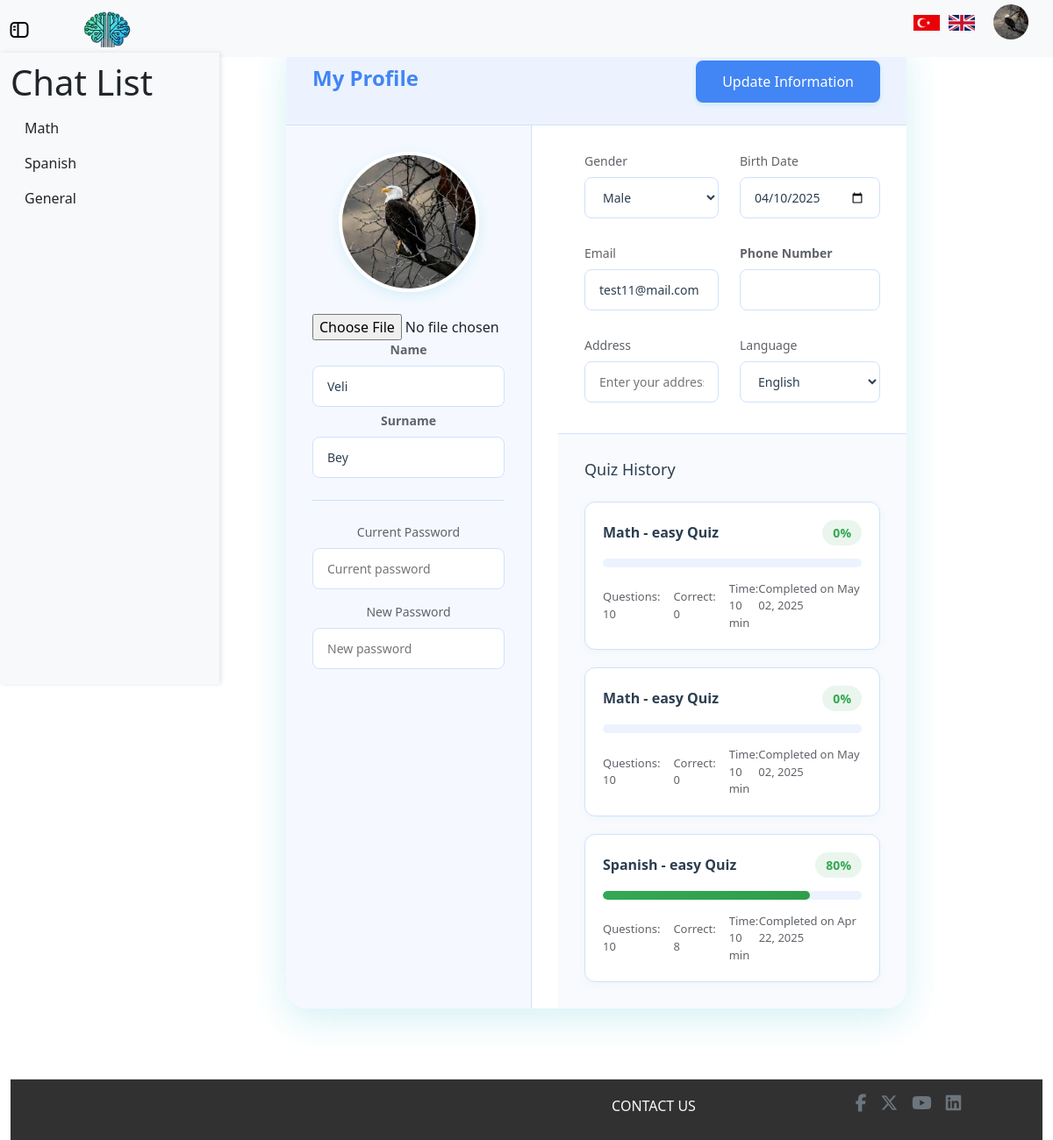
The app's page /profile (signed in) with its own data.
### models/information.py (models this page shows)
class Information(db.Model):
    id = db.Column(db.Integer, primary_key=True, autoincrement=True)
    user_id = db.Column(db.Integer, db.ForeignKey('user.id'), nullable=False)
    name = db.Column(db.String(50))
    surname = db.Column(db.String(50))
    telephone_number = db.Column(db.String(15))
    birth_date = db.Column(db.Date)
    gender = db.Column(db.String(10))
    address = db.Column(db.String(255))
    language = db.Column(db.String(20))
    profile_image = db.Column(db.String(200), nullable=True)

### models/chat_history.py (models this page shows)
class ChatHistory(db.Model):
    id = db.Column(db.Integer, primary_key=True)
    user_id = db.Column(db.Integer, db.ForeignKey('user.id'), nullable=False)
    topic = db.Column(db.String(100), nullable=False)
    chats = db.Column(MutableList.as_mutable(db.JSON), nullable=True)
    difficulty = db.Column(db.String(100), nullable=False, default="easy")
    timestamp = db.Column(db.DateTime, nullable=False, default=db.func.current_timestamp())
    realchat_count = db.Column(db.Integer, nullable=False, default=0)
    extrachat = db.Column(db.Integer, nullable=False, default=0)
    is_sumbitted = db.Column(db.Boolean, nullable=False, default=False)
    is_quizstarted = db.Column(db.Boolean, nullable=False, default=False)

### models/user.py (models this page shows)
class User(UserMixin, db.Model):
    id = db.Column(db.Integer, primary_key=True, autoincrement=True)
    email = db.Column(db.String(120), unique=True, nullable=False)
    password = db.Column(db.Text, nullable=False)
    information = db.relationship('Information', backref='user', lazy=True)
    chats = db.relationship('ChatHistory', backref='user', lazy=True)
    currentChatID = db.Column(db.Integer, nullable=True)

### models/quiz_result.py (models this page shows)
class QuizResult(db.Model):
    id = db.Column(db.Integer, primary_key=True)
    quiz_id = db.Column(db.Integer, db.ForeignKey('quiz.id'), nullable=False)
    score = db.Column(db.Integer, nullable=False)
    point = db.Column(db.Integer)
    passed = db.Column(db.Boolean)
    userAnswers = db.Column(MutableList.as_mutable(db.JSON))
    correctAnswers = db.Column(MutableList.as_mutable(db.JSON))
    timestamp = db.Column(db.DateTime, default=datetime.utcnow)

### models/quiz.py (models this page shows)
class Quiz(db.Model):
    id = db.Column(db.Integer, primary_key=True, autoincrement=True)
    user_id = db.Column(db.Integer, db.ForeignKey('user.id'), nullable=False)
    chat_id = db.Column(db.Integer, db.ForeignKey('chat_history.id'), nullable=False)
    difficulty = db.Column(db.String(100), nullable=False, default="easy")
    timestamp = db.Column(db.DateTime, nullable=False, default=db.func.current_timestamp())
    questions = db.relationship('QuizQuestion', backref='quiz', lazy=True, cascade="all, delete-orphan")

### routes/profile_routes.py (the view)
@profile_bp.route("/profile")
@login_required
def profile_page():
    user_chats = ChatHistory.query.filter_by(user_id=current_user.id).all()
    current_user.currentChatID = None
    db.session.commit()
    user_information = Information.query.filter_by(user_id=current_user.id).first()
    quizzes = (
        db.session.query(Quiz, QuizResult)
        .join(QuizResult, Quiz.id == QuizResult.quiz_id)
        .filter(Quiz.user_id == current_user.id)
        .order_by(QuizResult.timestamp.desc())
        .all()
    )
    result_list = []
    for quiz, result in quizzes:
        current_chat = ChatHistory.query.filter_by(id=quiz.chat_id).first()
        topic = current_chat.topic if current_chat else "Unknown Topic"
        difficulty = getattr(quiz, 'difficulty', 'Normal')
        result_list.append({
            "difficulty": difficulty,
            "title": f"{topic} - {difficulty} Quiz",
            "score": result.score,
            "correct": result.point,
            "total": 10,
            "time": 10,
            "date": result.timestamp.strftime("%b %d, %Y")
        })
    return render_template("profile.html", info=user_information, user_chats=user_chats, quiz_results=result_list)

### templates/profile.html (shortened to what this page needs)
{% extends "layouts/profile_layout.html" %} {% block title %} Profile Page {% endblock title %}
{% block content %}
    <div class="container">
        <form method="POST" action="{{ url_for('profile_routes.update_information') }}" enctype="multipart/form-data">
            <div class="header">
                <h1>{{ _('My Profile') }}</h1>
                <button type="submit" class="save-btn" id="saveProfile">{{ _('Update Information') }}</button>
            </div>
            <div class="profile-section">
                <div class="profile-image">
                    <img src="{{ url_for('static', filename=info.profile_image or 'images/user.png') }}" alt="Profile Picture">
                    <input type="file" name="profile_image"/>
                    <div class="form-group">
                        <label for="name" class="form-label"><strong>{{ _('Name') }}</strong></label>
                        <input type="text" class="form-control" id="name" name="name" value="{{ info.name if info else '' }}" />
                    </div>
                    <div class="form-group">
                        <label for="surname" class="form-label"><strong>{{ _('Surname') }}</strong></label>
                        <input type="text" class="form-control" id="surname" name="surname" value="{{ info.surname if info else '' }}" />
                    </div>
                    <div class="form-group password-group">
                        <label>{{ _('Current Password') }}</label>
                        <input type="password" placeholder="Current password" readonly>
                        <label>{{ _('New Password') }}</label>
                        <input type="password" placeholder="New password" disabled>
                    </div>
                </div>
                <div class="form-content">
                    <div class="form-grid">
                        <div class="form-group">
                            <label>{{ _('Gender') }}</label>
                            <select name="gender">
                                <option value="Male" {% if info and info.gender == 'Male' %}selected{% endif %}>Male</option>
                            </select>
                        </div>
                        <div class="form-group">
                            <label for="birth_date">{{ _('Birth Date') }}</label>
                            <input type="date" name="birth_date" value="{{ info.birth_date if info else '' }}">
                        </div>
                        <div class="form-group">
                            <label>{{ _('Email') }}</label>
                            <input type="email" value="{{ current_user.email }}" readonly>
                        </div>
                        <div class="form-group">
                            <label for="telephone_number" class="form-label"><strong>{{ _('Phone Number') }}</strong></label>
                            <input type="text" class="form-control" id="telephone_number" name="telephone_number" value="{{ info.telephone_number if info else '' }}" />
                        </div>
                        <div class="form-group">
                            <label for="address">{{ _('Address') }}</label>
                            <input type="text" id="address" name="address" placeholder="Enter your address" value="{{ info.address if info else '' }}">
                        </div>
                        <div class="form-group">
                            <label>{{ _('Language') }}</label>
                            <select name="language">
                                <option value="English" {% if info and info.language == 'English' %}selected{% endif %}>English</option>
                            </select>
                        </div>
                    </div>
                    <div class="quiz-history">
                        <h3>
                            {{ _(' Quiz History') }}
                        </h3>
                        <div class="quiz-list">
                            {% for quiz in quiz_results %}
                            <div class="quiz-item">
                                <div class="quiz-header">
                                    <h4 class="quiz-title">{{ quiz.title }}</h4>
                                    <span class="quiz-score score-{{ 'high' if quiz.difficulty == 'easy' else 'medium' if quiz.difficulty == 'medium' else 'low' }}">{{ quiz.score }}%</span>
                                </div>
                                <div class="quiz-progress-bar">
                                    <div class="quiz-progress progress-{{ 'high' if quiz.difficulty == 'easy' else 'medium' if quiz.difficulty == 'medium' else 'low' }}" style="width: {{ quiz.correct * 10 }}%"></div>
                                </div>
                                <div class="quiz-details">
                                    <div class="quiz-info">
                                        <span>{{ _('Questions: ') }} {{ quiz.total }}</span>
                                        <span>{{ _('Correct: ') }} {{ quiz.correct }}</span>
                                        <span>{{ _('Time: ') }} {{ quiz.time }} min</span>
                                    </div>
                                    <div class="quiz-date">{{ _('Completed on ') }} {{ quiz.date }}</div>
                                </div>
                            </div>
                            {% endfor %}
                        </div>
                    </div>
                </div>
            </div>
        </form>
    </div>
    {% endblock content %}

### templates/layouts/profile_layout.html (shortened to what this page needs)
<!doctype html>
<html lang="en">
<head>
    <link rel="stylesheet" href="https://cdnjs.cloudflare.com/ajax/libs/font-awesome/6.5.1/css/all.min.css">
    <link href="https://cdn.jsdelivr.net/npm/bootstrap@5.3.3/dist/css/bootstrap.min.css" rel="stylesheet" />
    <link href="{{ url_for('static', filename='css/style.css') }}" rel="stylesheet" />
    <link href="{{ url_for('static', filename='css/profile.css') }}" rel="stylesheet" />
</head>
<body>
    <nav class="navbar navbar-expand-lg navbar-light d-flex bg-light">
        <div class="container-fluid">
            {% if current_user.is_authenticated %}
            <a class="navbar-brand" id="toggle-sidebar"></a>
            <a class="navbar-brand" id="toggle-logo" href="{{ url_for('home_routes.home_page') }}"><img src="{{ url_for('static', filename='images/logo.jpg') }}" class="logo"/></a>
            <div class="navbar-nav ms-auto d-flex align-items-center" id="navbarNav">
                <ul class="navbar-brand d-flex align-items-center">
                    <li class="nav-item d-flex" id="change_language">
                        <a href="{{ url_for('language_routes.change_language', lang_code='tr') }}">
                            <img src="{{ url_for('static', filename='images/Türkçe.jpg') }}" alt="Türkçe" class="language-flag" />
                        </a>
                        <a href="{{ url_for('language_routes.change_language', lang_code='en') }}">
                            <img src="{{ url_for('static', filename='images/English.png') }}" alt="English" class="language-flag" />
                        </a>
                    </li>
                    <li class="nav-item ms-3">
                        <img src="{{ url_for('static', filename=info.profile_image or 'images/user.png') }}" class="rounded-circle"
                            id="userDropdown" role="button" data-bs-toggle="dropdown" aria-expanded="false" />
                    </li>
                </ul>
            </div>
            {% endif %}
        </div>
    </nav>
    <div class="container-fluid">
        <div class="row">
            {% if current_user.is_authenticated %}
            <div id="sidebar" class="col-md-3 col-lg-2 d-md-block bg-light sidebar d-flex flex-column pb-5">
                <h1>Chat List</h1>
                <ul class="nav flex-column position-sticky">
                    {% if user_chats %}
                    {% for chat in user_chats %}
                    <li class="nav-item">
                        <a class="nav-link text-dark" href="{{ url_for('chat_routes.chatl', id=chat.id) }}">
                            <span>{{ chat.topic }}</span>
                        </a>
                    </li>
                    {% endfor %}
                    {% else %}
                    <li class="nav-item">
                        <span class="text-muted">{{ _('No chat history available.') }}</span>
                    </li>
                    {% endif %}
                </ul>
            </div>
            {% endif %}
            <main class="col-md-9 ms-sm-auto col-lg-10 px-md-4 d-flex justify-content-center mt-4">
                {% block content %}{% endblock content %}
            </main>
        </div>
        <footer class="d-flex justify-content-center align-items-center border-top w-100 px-0">
            <div class="d-flex flex-row align-items-end justify-content-end w-100 px-2">
                <span class="contact-us-text w-25 mb-3 text-center text-light">{{ _('CONTACT US') }}</span>
                <ul class="d-flex align-items-center justify-content-center w-25 list-unstyled">
                    <li><a href="#" class="mx-2 fs-5 text-secondary"><i class="footer-contact-us-icons fa-brands fa-facebook-f"></i></a></li>
                    <li><a href="#" class="mx-2 fs-5 text-secondary"><i class="footer-contact-us-icons fa-brands fa-x-twitter"></i></a></li>
                    <li><a href="#" class="mx-2 fs-5 text-secondary"><i class="footer-contact-us-icons fab fa-youtube"></i></a></li>
                    <li><a href="#" class="mx-2 fs-5 text-secondary"><i class="footer-contact-us-icons fab fa-linkedin"></i></a></li>
                </ul>
            </div>
        </footer>
    </div>
</body>
</html>

### records on screen
Information: profile_image (picture), name "Veli", surname "Bey", gender "Male", birth_date "04/10/2025", language "English"
ChatHistory: topic "Math"
ChatHistory: topic "Spanish"
ChatHistory: topic "General"
User: email "test11@mail.com"
QuizResult: title "Math - easy Quiz", score "0", total "10", correct "0", time "10", date "May 02, 2025"
QuizResult: title "Spanish - easy Quiz", score "80", total "10", correct "8", time "10", date "Apr 22, 2025"
